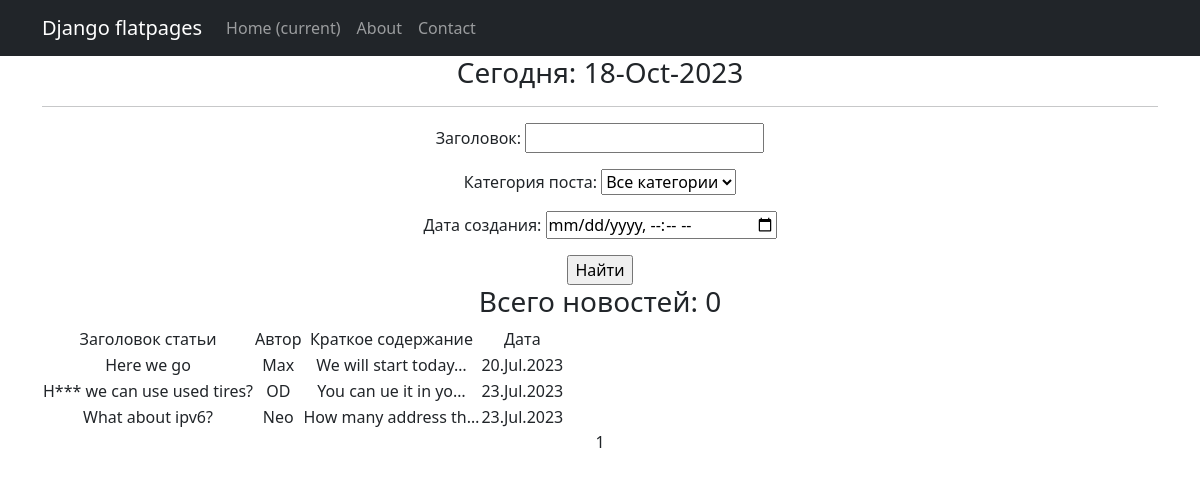
The page /news/search/ on the database as committed earlier.
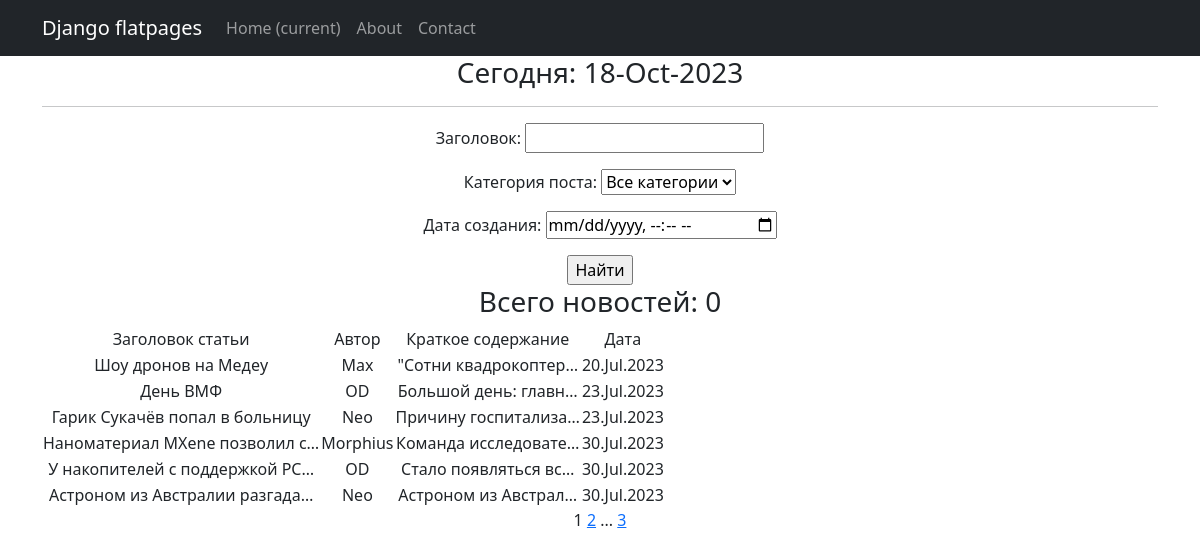
The same page on the database as committed later.
### news/models.py (models this page shows, shortened)
class Post(models.Model):
    author = models.ForeignKey(Author, on_delete=models.CASCADE)
    NEWS= 'NW'
    ARTICLE= 'AR'
    CATEGORY_CHOICES = (
        (NEWS, 'Новость'),
        (ARTICLE, 'Статья'),
    )
    categoryType = models.CharField(max_length= 2, choices=CATEGORY_CHOICES, default=NEWS)
    dateCreation = models.DateTimeField(auto_now_add=True)
    postCategory = models.ManyToManyField(Category, through='PostCategory')
    title = models.CharField(max_length=128)
    text =  models.TextField()
    rating = models.SmallIntegerField(default=0)

class Author(models.Model):
    authorUser = models.OneToOneField(User, on_delete=models.CASCADE)
    ratingAuthor = models.SmallIntegerField(default=0)

### news/views.py (the view)
class NewSearch(ListView):
    model= Post
    ordering= 'dateCreation'
    template_name = 'flatpages/search.html'
    context_object_name= 'search'
    paginate_by = 6
    def get_queryset(self):
       queryset = super().get_queryset()
       self.filterset = PostFilter(self.request.GET, queryset)
       return self.filterset.qs
    def get_context_data(self, **kwargs):
        context = super().get_context_data(**kwargs)
        context['filterset'] = self.filterset
        context['time_now'] = datetime.utcnow()
        return context

### news/models.py (called while the page is built)
    def __str__(self) :
        return self.name

### news/templatetags/custom_filters.py (called while the page is built)
@register.filter()
def censor(sentence):
    text = sentence.split()
    for i, word in enumerate(text):
        if word in blacklist:
            text[i] = word[0] + '***'
    return ' '.join(text)

### templates/flatpages/search.html (shortened to what this page needs)
{% extends 'flatpages/default.html' %}
{% load custom_filters %}!
{% block content %}
<h3>Сегодня: {{ time_now|date:'d-M-Y' }}</h3>
<hr>
  <form action="" method="get">
       {{ filterset.form.as_p }}
       <input type="submit" value="Найти" />
   </form>
<h3>Всего новостей: {{ posts|length }}</h3>
{% if search %}
<table>
        <tr>
        <td>Заголовок статьи</td>
        <td>Автор</td>
        <td>Краткое содержание</td>
        <td>Дата</td>
        </tr>
        {% for post in search %}
        <tr>
        <td>{{post.title|censor | truncatechars:30}} </td>
        <td>{{post.author.authorUser}}</td>
        <td>{{post.text| truncatechars:20}}</td>
        <td>{{post.dateCreation | date:'d.M.Y'}} </td>
        </tr>
        {% endfor %}
</table>
{% else %}
<h2>Вдохновение кончилось!</h2>
{% endif %}
{{ page_obj.number }}
{% if page_obj.has_next %}
    <a href="?page={{ page_obj.next_page_number }}">{{ page_obj.next_page_number }}</a>
    {% if paginator.num_pages != page_obj.next_page_number %}
        ...
        <a href="?page={{ page_obj.paginator.num_pages }}">{{ page_obj.paginator.num_pages }}</a>
    {% endif %}
{% endif %}
{% endblock content %}

Rows that differ between the two databases and show on the page:
changed Post "Max": title|censor "Here we go" → "Шоу дронов на Медеу"; text "We will start today…" → "\"Сотни квадрокоптер…"
changed Post: title|censor "H*** we can use used tires?" → "День ВМФ"; text "You can ue it in yo…" → "Большой день: главн…"
changed Post: title|censor "What about ipv6?" → "Гарик Сукачёв попал в больницу"; text "How many address th…" → "Причину госпитализа…"
added Post: title|censor "Наноматериал MXene позволил с…", author.authorUser "Morphius", text "Команда исследовате…", dateCreation "30.Jul.2023"
added Post: title|censor "У накопителей с поддержкой PC…", author.authorUser "OD", text "Стало появляться вс…", dateCreation "30.Jul.2023"
added Post: title|censor "Астроном из Австралии разгада…", author.authorUser "Neo", text "Астроном из Австрал…", dateCreation "30.Jul.2023"
Other text that changed with them:
{{ page_obj.next_page_number }}: (not shown) → "2"
{{ page_obj.paginator.num_pages }}: (not shown) → "3"
